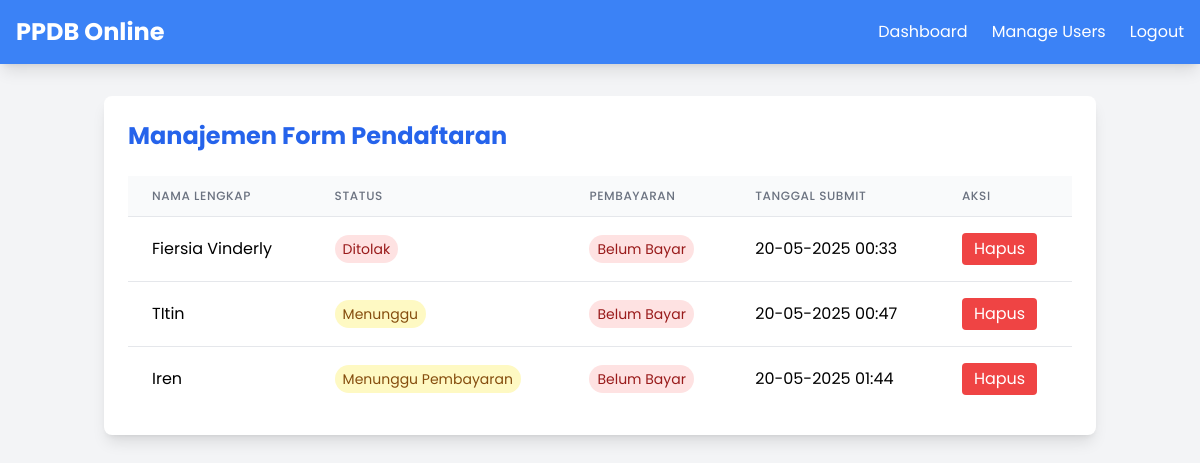
The app's page /admin/manage_forms (signed in), older data.
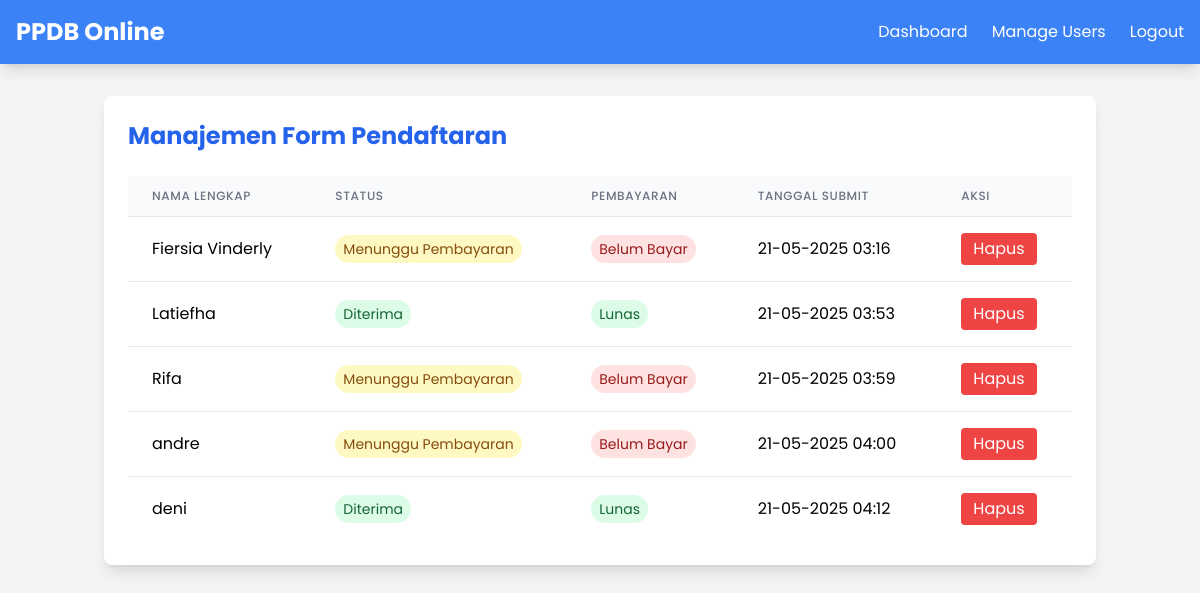
The same page, newer data.
### app/models.py (models this page shows, shortened)
class StudentForm(db.Model):
    __tablename__ = 'student_forms'
    id = db.Column(db.Integer, primary_key=True)
    user_id = db.Column(db.Integer, db.ForeignKey('users.id'), nullable=False)
    full_name = db.Column(db.String(100), nullable=False)
    gender = db.Column(db.String(1), nullable=False)
    birth_place = db.Column(db.String(100), nullable=False)
    birth_date = db.Column(db.Date, nullable=False)
    religion = db.Column(db.String(20), nullable=False)
    nisn = db.Column(db.String(20), nullable=False)
    father_name = db.Column(db.String(100), nullable=False)
    mother_name = db.Column(db.String(100), nullable=False)
    parent_phone = db.Column(db.String(15), nullable=False)
    parent_occupation = db.Column(db.String(100), nullable=False)
    address = db.Column(db.Text, nullable=False)
    previous_school = db.Column(db.String(100), nullable=False)
    achievement_file = db.Column(db.String(255), nullable=True)
    status = db.Column(db.String(20), default='Menunggu')
    payment_proof = db.Column(db.String(255), nullable=True)
    payment_status = db.Column(db.String(20), default='Belum Bayar')
    created_at = db.Column(db.DateTime, default=datetime.utcnow)
    user = db.relationship('User', backref='forms')
    accepted_record = db.relationship('AcceptedStudent', backref='form',
                                    uselist=False, cascade='all, delete-orphan')
    rejected_record = db.relationship('RejectedStudent', backref='form',
                                    uselist=False, cascade='all, delete-orphan')
    spp_payments = db.relationship('PaymentSPP', backref='student',
                                 lazy='dynamic', cascade='all, delete-orphan')

### app/routes/admin.py (the view)
    def wrapper(*args, **kwargs):
        if not current_user.is_authenticated or not current_user.is_admin:
            flash("Anda tidak memiliki akses ke halaman ini.", "danger")
            return redirect(url_for('main.index'))
        return func(*args, **kwargs)

### app/routes/admin.py (called while the page is built)
def admin_required(func):
    def wrapper(*args, **kwargs):
        if not current_user.is_authenticated or not current_user.is_admin:
            flash("Anda tidak memiliki akses ke halaman ini.", "danger")
            return redirect(url_for('main.index'))
        return func(*args, **kwargs)
    wrapper.__name__ = func.__name__
    return wrapper

@admin_bp.route('/manage_forms')
@login_required
@admin_required
def manage_forms():
    try:
        all_forms = StudentForm.query.all()
        print("\nAll forms in database:")
        for form in all_forms:
            print(f"ID: {form.id}, Name: {form.full_name}, Status: {form.status}")
        csrf_token = generate_csrf()
        return render_template('manage_forms.html', forms=all_forms, csrf_token=csrf_token)
    except Exception as e:
        print(f"Error in manage_forms: {str(e)}")
        return f"Error: {str(e)}", 500

### app/templates/manage_forms.html (shortened to what this page needs)
<!DOCTYPE html>
<html lang="id">
<head>
    <script src="https://cdn.tailwindcss.com"></script>
</head>
<body class="bg-gray-100 min-h-screen flex flex-col">
    <nav class="bg-blue-500 shadow-lg">
        <div class="max-w-7xl mx-auto px-4">
            <div class="flex justify-between items-center py-4">
                <a href="/" class="text-2xl font-bold text-white">PPDB Online</a>
                <div class="hidden md:flex space-x-6">
                    <a href="{{ url_for('admin_bp.dashboard_admin') }}" class="text-white hover:text-gray-200">Dashboard</a>
                    <a href="{{ url_for('admin_bp.manage_users') }}" class="text-white hover:text-gray-200">Manage Users</a>
                    <a href="/logout" class="text-white hover:text-gray-200">Logout</a>
                </div>
            </div>
        </div>
    </nav>
    <div class="container mx-auto px-4 py-8">
        <div class="bg-white rounded-lg shadow-lg p-6">
            <div class="flex justify-between items-center mb-6">
                <h2 class="text-2xl font-bold text-blue-600">Manajemen Form Pendaftaran</h2>
            </div>
            <div class="overflow-x-auto">
                <table class="min-w-full divide-y divide-gray-200">
                    <thead>
                        <tr>
                            <th class="px-6 py-3 bg-gray-50 text-left text-xs font-medium text-gray-500 uppercase tracking-wider">
                                Nama Lengkap
                            </th>
                            <th class="px-6 py-3 bg-gray-50 text-left text-xs font-medium text-gray-500 uppercase tracking-wider">
                                Status
                            </th>
                            <th class="px-6 py-3 bg-gray-50 text-left text-xs font-medium text-gray-500 uppercase tracking-wider">
                                Pembayaran
                            </th>
                            <th class="px-6 py-3 bg-gray-50 text-left text-xs font-medium text-gray-500 uppercase tracking-wider">
                                Tanggal Submit
                            </th>
                            <th class="px-6 py-3 bg-gray-50 text-left text-xs font-medium text-gray-500 uppercase tracking-wider">
                                Aksi
                            </th>
                        </tr>
                    </thead>
                    <tbody class="bg-white divide-y divide-gray-200">
                        {% for form in forms %}
                        <tr id="form-row-{{ form.id }}">
                            <td class="px-6 py-4 whitespace-nowrap">{{ form.full_name }}</td>
                            <td class="px-6 py-4 whitespace-nowrap">
                                <span class="px-2 py-1 text-sm rounded-full
                                    {% if form.status == 'Diterima' %}
                                        bg-green-100 text-green-800
                                    {% elif form.status == 'Ditolak' %}
                                        bg-red-100 text-red-800
                                    {% else %}
                                        bg-yellow-100 text-yellow-800
                                    {% endif %}">
                                    {{ form.status }}
                                </span>
                            </td>
                            <td class="px-6 py-4 whitespace-nowrap">
                                <span class="px-2 py-1 text-sm rounded-full
                                    {% if form.payment_status == 'Lunas' %}
                                        bg-green-100 text-green-800
                                    {% else %}
                                        bg-red-100 text-red-800
                                    {% endif %}">
                                    {{ form.payment_status or 'Belum Bayar' }}
                                </span>
                            </td>
                            <td class="px-6 py-4 whitespace-nowrap">
                                {{ form.created_at.strftime('%d-%m-%Y %H:%M') }}
                            </td>
                            <td class="px-6 py-4 whitespace-nowrap">
                                <button onclick="deleteForm({{ form.id }})"
                                        class="bg-red-500 hover:bg-red-600 text-white px-3 py-1 rounded">
                                    Hapus
                                </button>
                            </td>
                        </tr>
                        {% endfor %}
                    </tbody>
                </table>
            </div>
        </div>
    </div>
</body>
</html>

### app/templates/manage_forms.html (style rules this page uses)
body { font-family: 'Poppins', sans-serif; }

Row changes from the older to the newer data that the page shows:
removed StudentForm: full_name "TItin", status "Menunggu", payment_status "Belum Bayar", created_at "20-05-2025 00:47"
removed StudentForm: full_name "Iren", status "Menunggu Pembayaran", payment_status "Belum Bayar", created_at "20-05-2025 01:44"
changed StudentForm "Fiersia Vinderly": status "Ditolak" → "Menunggu Pembayaran"; created_at "20-05-2025 00:33" → "21-05-2025 03:16"
added StudentForm: full_name "Latiefha", status "Diterima", payment_status "Lunas", created_at "21-05-2025 03:53"
added StudentForm: full_name "Rifa", status "Menunggu Pembayaran", payment_status "Belum Bayar", created_at "21-05-2025 03:59"
added StudentForm: full_name "andre", status "Menunggu Pembayaran", payment_status "Belum Bayar", created_at "21-05-2025 04:00"
added StudentForm: full_name "deni", status "Diterima", payment_status "Lunas", created_at "21-05-2025 04:12"
